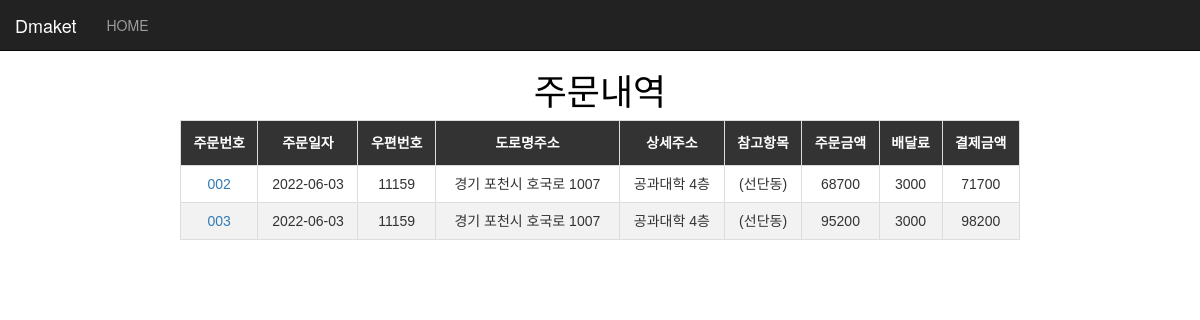
Screenshot of /showorder.php (signed in) with the database file from the repository.
### tables this page shows
CREATE TABLE `porder` (
  `ordno` varchar(20) NOT NULL,
  `userid` varchar(15) NOT NULL,
  `orddate` date NOT NULL,
  `ADDRESS_ZIPCODE` int(5) NOT NULL,
  `ADDRESS_ROAD` varchar(30) NOT NULL,
  `ADDRESS_DETAIL` varchar(30) NOT NULL,
  `ADDRESS_SUBDETAIL` varchar(30) NOT NULL,
  `omunt` int(11) NOT NULL,
  `delant` int(11) NOT NULL,
  `total` int(11) NOT NULL,
  PRIMARY KEY (`ordno`)
);

### showorder.php (the view, shortened to what this page needs)
<!DOCTYPE html>
<html>
<head>
    <link rel="stylesheet" href="https://maxcdn.bootstrapcdn.com/bootstrap/3.3.7/css/bootstrap.min.css">
</head>
<body>
    <nav class="navbar navbar-fixed-top navbar-inverse">
          <div class="container-fluid">
              <div class="navbar-header">
                  <a class="navbar-brand">Dmaket</a>
              </div>
              <div class="collapse navbar-collapse" id="menu">
                  <ul class="nav navbar-nav">
                      <li><a href="index.php">HOME</a></li>
                  </ul>
              </div>
          </div>
      </nav>
    <h1>주문내역</h1>
<?php
$userid = $_SESSION['userid'];
include_once('dbconn.php');
$sql= "select * from porder where userid = '$userid' order by orddate desc";
$result = $conn->query($sql);
if($result->num_rows > 0) {
?>
    <table id="dmaket">
        <tr>
            <th>주문번호</th><th>주문일자</th><th>우편번호</th><th>도로명주소</th><th>상세주소</th><th>참고항목</th><th>주문금액</th><th>배달료</th><th>결제금액</th>
        <tr>
    <?php
    while($row = $result->fetch_assoc()) {
    ?>
    <tr>
        <td><a href="showorderdet.php?ordno=<?=$row['ordno']?>"><?=$row['ordno']?></a></td>
        <td><?=$row['orddate']?></td>
        <td><?=$row['ADDRESS_ZIPCODE']?></td>
        <td><?=$row['ADDRESS_ROAD']?></td>
        <td><?=$row['ADDRESS_DETAIL']?></td>
        <td><?=$row['ADDRESS_SUBDETAIL']?></td>
        <td><?=$row['omunt']?></td>
        <td><?=$row['delant']?></td>
        <td><?=$row['total']?></td>
    </tr>
    <?php } ?>
    </table>
<?php } ?>
</body>
</html>

### showorder.php (style rules this page uses)
body { text-align: center; }
#dmaket { font-family: "Trebuchet MS", Arial, Helvetica, sans-serif; border-collapse: collapse; width: 70%; margin-left: auto; margin-right: auto; }
#dmaket td, #dmaket th { border: 1px solid #ddd; padding: 8px; }
#dmaket tr:nth-child(even) { background-color: #f2f2f2; }
#dmaket th { padding-top: 12px; padding-bottom: 12px; text-align: center; background-color: #333333; color: #fff; }
h1 { margin-top: 70px; color: #000; }

### rows the page displays
porder: ordno "002", orddate "2022-06-03", ADDRESS_ZIPCODE "11159", ADDRESS_ROAD "경기 포천시 호국로 1007", ADDRESS_DETAIL "공과대학 4층", ADDRESS_SUBDETAIL "(선단동)", omunt "68700", delant "3000", total "71700"
porder: ordno "003", orddate "2022-06-03", ADDRESS_ZIPCODE "11159", ADDRESS_ROAD "경기 포천시 호국로 1007", ADDRESS_DETAIL "공과대학 4층", ADDRESS_SUBDETAIL "(선단동)", omunt "95200", delant "3000", total "98200"
